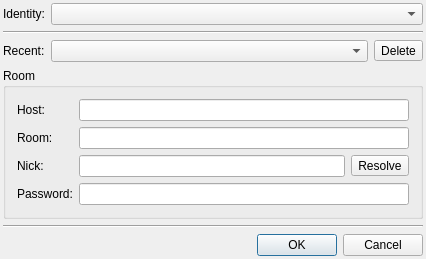
<ui version="4.0" >
 <class>JoinMultiChatDialogClass</class>
 <widget class="QDialog" name="JoinMultiChatDialogClass" >
  <property name="geometry" >
   <rect>
    <x>0</x>
    <y>0</y>
    <width>426</width>
    <height>246</height>
   </rect>
  </property>
  <property name="windowTitle" >
   <string>Join groupchat</string>
  </property>
  <layout class="QVBoxLayout" >
   <property name="margin" >
    <number>3</number>
   </property>
   <item>
    <layout class="QHBoxLayout" >
     <item>
      <widget class="QLabel" name="lblIdentity" >
       <property name="text" >
        <string>Identity:</string>
       </property>
       <property name="buddy" >
        <cstring>cmbStreamJid</cstring>
       </property>
      </widget>
     </item>
     <item>
      <widget class="QComboBox" name="cmbStreamJid" >
       <property name="sizePolicy" >
        <sizepolicy vsizetype="Fixed" hsizetype="Expanding" >
         <horstretch>0</horstretch>
         <verstretch>0</verstretch>
        </sizepolicy>
       </property>
       <property name="sizeAdjustPolicy" >
        <enum>QComboBox::AdjustToMinimumContentsLength</enum>
       </property>
      </widget>
     </item>
    </layout>
   </item>
   <item>
    <widget class="Line" name="line" >
     <property name="orientation" >
      <enum>Qt::Horizontal</enum>
     </property>
    </widget>
   </item>
   <item>
    <layout class="QHBoxLayout" >
     <item>
      <widget class="QLabel" name="lblResent" >
       <property name="text" >
        <string>Recent:</string>
       </property>
      </widget>
     </item>
     <item>
      <widget class="QComboBox" name="cmbRecent" >
       <property name="sizePolicy" >
        <sizepolicy vsizetype="Fixed" hsizetype="Expanding" >
         <horstretch>0</horstretch>
         <verstretch>0</verstretch>
        </sizepolicy>
       </property>
       <property name="sizeAdjustPolicy" >
        <enum>QComboBox::AdjustToMinimumContentsLength</enum>
       </property>
      </widget>
     </item>
     <item>
      <widget class="QToolButton" name="tlbRecentDelete" >
       <property name="text" >
        <string>Delete</string>
       </property>
      </widget>
     </item>
    </layout>
   </item>
   <item>
    <widget class="QGroupBox" name="grbRoom" >
     <property name="title" >
      <string>Room</string>
     </property>
     <layout class="QGridLayout" >
      <item row="0" column="0" >
       <widget class="QLabel" name="lblHost" >
        <property name="text" >
         <string>Host:</string>
        </property>
        <property name="buddy" >
         <cstring>lneHost</cstring>
        </property>
       </widget>
      </item>
      <item row="0" column="1" colspan="2" >
       <widget class="QLineEdit" name="lneHost" />
      </item>
      <item row="1" column="0" >
       <widget class="QLabel" name="lblRoom" >
        <property name="text" >
         <string>Room:</string>
        </property>
        <property name="buddy" >
         <cstring>lneRoom</cstring>
        </property>
       </widget>
      </item>
      <item row="1" column="1" colspan="2" >
       <widget class="QLineEdit" name="lneRoom" />
      </item>
      <item row="2" column="0" >
       <widget class="QLabel" name="lblNick" >
        <property name="text" >
         <string>Nick:</string>
        </property>
        <property name="buddy" >
         <cstring>lneNick</cstring>
        </property>
       </widget>
      </item>
      <item row="2" column="1" >
       <widget class="QLineEdit" name="lneNick" />
      </item>
      <item row="3" column="0" >
       <widget class="QLabel" name="lblPassword" >
        <property name="text" >
         <string>Password:</string>
        </property>
        <property name="buddy" >
         <cstring>lnePassword</cstring>
        </property>
       </widget>
      </item>
      <item row="3" column="1" colspan="2" >
       <widget class="QLineEdit" name="lnePassword" >
        <property name="echoMode" >
         <enum>QLineEdit::PasswordEchoOnEdit</enum>
        </property>
       </widget>
      </item>
      <item row="2" column="2" >
       <widget class="QToolButton" name="tlbResolveNick" >
        <property name="text" >
         <string>Resolve</string>
        </property>
       </widget>
      </item>
     </layout>
    </widget>
   </item>
   <item>
    <widget class="Line" name="lineHorizontal" >
     <property name="orientation" >
      <enum>Qt::Horizontal</enum>
     </property>
    </widget>
   </item>
   <item>
    <widget class="QDialogButtonBox" name="btbButtons" >
     <property name="standardButtons" >
      <set>QDialogButtonBox::Cancel|QDialogButtonBox::Ok</set>
     </property>
    </widget>
   </item>
  </layout>
 </widget>
 <layoutdefault spacing="6" margin="11" />
 <tabstops>
  <tabstop>cmbStreamJid</tabstop>
  <tabstop>cmbRecent</tabstop>
  <tabstop>lneHost</tabstop>
  <tabstop>lneRoom</tabstop>
  <tabstop>lneNick</tabstop>
  <tabstop>lnePassword</tabstop>
  <tabstop>btbButtons</tabstop>
 </tabstops>
 <resources/>
 <connections>
  <connection>
   <sender>btbButtons</sender>
   <signal>rejected()</signal>
   <receiver>JoinMultiChatDialogClass</receiver>
   <slot>reject()</slot>
   <hints>
    <hint type="sourcelabel" >
     <x>356</x>
     <y>183</y>
    </hint>
    <hint type="destinationlabel" >
     <x>380</x>
     <y>177</y>
    </hint>
   </hints>
  </connection>
 </connections>
</ui>
